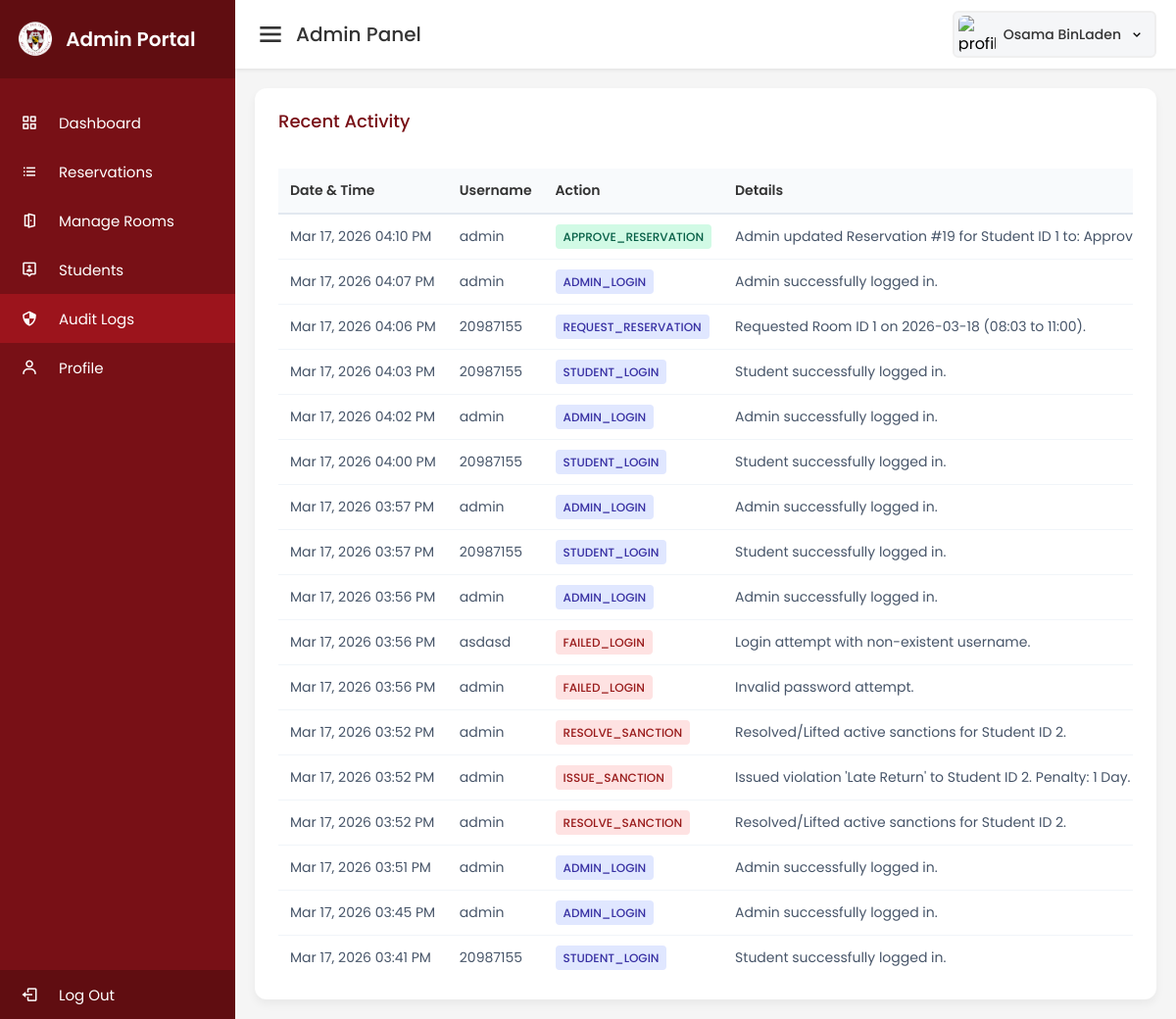
Screenshot of /admin/logs.php (signed in) with the database file from the repository.
### tables this page shows
CREATE TABLE `audit_logs` (
  `id` int(11) NOT NULL,
  `user_id` varchar(50) NOT NULL,
  `action_type` varchar(50) NOT NULL,
  `details` text NOT NULL,
  `ip_address` varchar(45) DEFAULT NULL,
  `created_at` timestamp NOT NULL DEFAULT current_timestamp()
);

### admin/logs.php (the view, shortened to what this page needs)
<?php
include '../assets/includes/db_connection.php';
$sql = "SELECT * FROM audit_logs ORDER BY created_at DESC LIMIT 50";
$result = $conn->query($sql);
$current_page = 'logs';
?>
<!DOCTYPE html>
<html lang="en">
<head>
    <link href='https://unpkg.com/boxicons@2.1.4/css/boxicons.min.css' rel='stylesheet'>
    <link rel="stylesheet" href="../assets/css/dashboard.css">
</head>
<body>
    <?php include 'sidebar.php'; ?>
    <section class="home-section">
        <?php include 'topbar.php'; ?>
        <div class="home-content">
            <div class="sales-boxes">
                <div class="recent-sales box" style="width: 100%;">
                    <div class="title">Recent Activity</div>
                    <div class="table-wrapper">
                        <table class="logs-table">
                            <thead>
                                <tr>
                                    <th>Date & Time</th>
                                    <th>Username</th>
                                    <th>Action</th>
                                    <th>Details</th>
                                </tr>
                            </thead>
                            <tbody>
                                <?php if ($result->num_rows > 0): ?>
                                    <?php while ($row = $result->fetch_assoc()): ?>
                                        <?php
                                            $badgeClass = 'badge';
                                            $action = strtoupper($row['action_type']);
                                            if (strpos($action, 'FAILED') !== false || strpos($action, 'REJECT') !== false || strpos($action, 'SANCTION') !== false) {
                                                $badgeClass .= ' badge-danger';
                                            } elseif (strpos($action, 'SUCCESS') !== false || strpos($action, 'APPROVE') !== false) {
                                                $badgeClass .= ' badge-success';
                                            }
                                        ?>
                                        <tr>
                                            <td data-label="Date"><?php echo date('M d, Y h:i A', strtotime($row['created_at'])); ?></td>
                                            <td data-label="User"><?php echo htmlspecialchars($row['user_id']); ?></td>
                                            <td data-label="Action"><span class="<?php echo $badgeClass; ?>"><?php echo htmlspecialchars($row['action_type']); ?></span></td>
                                            <td data-label="Details"><?php echo htmlspecialchars($row['details']); ?></td>
                                        </tr>
                                    <?php endwhile; ?>
                                <?php else: ?>
                                    <tr>
                                        <td colspan="5" style="text-align: center; padding: 20px;">No system logs found.</td>
                                    </tr>
                                <?php endif; ?>
                            </tbody>
                        </table>
                    </div>
                </div>
            </div>
        </div>
    </section>
</body>
</html>

### admin/sidebar.php (shortened to what this page needs)
<nav class="sidebar" id="sidebar">
    <div class="logo-details">
        <img src="../assets/css/photos/HAU Logo.png" alt="HAU Logo">
        <span class="logo_name">Admin Portal</span>
    </div>
    <ul class="nav-links">
        <li>
            <a href="dashboard.php" class="<?php echo ($current_page == 'dashboard') ? 'active' : ''; ?>">
                <i class='bx bx-grid-alt'></i>
                <span class="link_name">Dashboard</span>
            </a>
        </li>
        <li>
            <a href="reservations.php" class="<?php echo ($current_page == 'reservations') ? 'active' : ''; ?>">
                <i class='bx bx-list-ul'></i>
                <span class="link_name">Reservations</span>
            </a>
        </li>
        <li>
            <a href="rooms.php" class="<?php echo ($current_page == 'rooms') ? 'active' : ''; ?>">
                <i class='bx bx-door-open'></i>
                <span class="link_name">Manage Rooms</span>
            </a>
        </li>
        <li>
            <a href="users.php" class="<?php echo ($current_page == 'users') ? 'active' : ''; ?>">
                <i class='bx bx-user-pin'></i>
                <span class="link_name">Students</span>
            </a>
        </li>
        <li>
            <a href="logs.php" class="<?php echo ($current_page == 'logs') ? 'active' : ''; ?>">
                <i class='bx bx-shield-quarter'></i>
                <span class="link_name">Audit Logs</span>
            </a>
        </li>
         <li>
            <a href="profile.php" class="<?php echo ($current_page == 'profile') ? 'active' : ''; ?>">
                <i class='bx bx-user'></i>
                <span class="link_name">Profile</span>
            </a>
        </li>
        <li class="log_out">
            <a href="../assets/actions/logout.php">
                <i class='bx bx-log-out'></i>
                <span class="link_name">Log Out</span>
            </a>
        </li>
    </ul>
</nav>

### admin/topbar.php (shortened to what this page needs)
<?php
$_tb_pic_file = $_SESSION['profile_image'] ?? '';
$_tb_base     = dirname(__DIR__) . '/assets/uploads/profiles/';
$_tb_webpath  = '../assets/uploads/profiles/';
if (!empty($_tb_pic_file) && file_exists($_tb_base . $_tb_pic_file)) {
    $topbarProfilePic = $_tb_webpath . htmlspecialchars($_tb_pic_file);
} else {
    $topbarProfilePic = '../assets/css/photos/profile.png';
}
$topbarName = htmlspecialchars($_SESSION['name'] ?? $_SESSION['username'] ?? 'Admin');
$topbarTitle = htmlspecialchars($page_title ?? 'Admin Panel');
?>
<nav class="top-navbar">
    <div class="sidebar-button">
        <i class='bx bx-menu sidebarBtn'></i>
        <span class="dashboard"><?php echo $topbarTitle; ?></span>
    </div>
    <div class="profile-details" onclick="toggleMenu()">
        <img src="<?php echo $topbarProfilePic; ?>" alt="profile">
        <span class="admin_name"><?php echo $topbarName; ?></span>
        <i class='bx bx-chevron-down'></i>
    </div>
</nav>

### assets/css/dashboard.css (style rules this page uses)
* { margin: 0; padding: 0; box-sizing: border-box; font-family: 'Poppins', sans-serif; }
body { min-height: 100vh; background: #f4f6f9; overflow-x: hidden; }
a, button, .btn, .sidebar li, .sidebar li a { cursor: pointer !important; user-select: none; }
.sidebar { position: fixed; top: 0; left: 0; height: 100%; width: 240px; background: #781016; transition: left 0.35s ease, width 0.35s ease; z-index: 300; overflow-y: auto; overflow-x: hidden; }
.sidebar .logo-details { height: 80px; display: flex; align-items: center; padding: 0 15px; background: #600d11; overflow: hidden; white-space: nowrap; flex-shrink: 0; }
.sidebar .logo-details img { height: 40px; margin-right: 10px; min-width: 40px; transition: width 0.5s ease, margin 0.5s ease; }
.sidebar .logo-details .logo_name { color: #fff; font-size: 20px; font-weight: 600; opacity: 1; transition: opacity 0.3s ease; transition-delay: 0.1s; white-space: nowrap; }
.sidebar .nav-links { margin-top: 20px; padding-bottom: 80px; }
.sidebar .nav-links li { position: relative; list-style: none; height: 50px; }
.sidebar .nav-links li a { height: 100%; width: 100%; display: flex; align-items: center; text-decoration: none; transition: background 0.4s ease; }
.sidebar .nav-links li a.active, .sidebar .nav-links li a:hover { background: #9c141c; }
.sidebar .nav-links li i { min-width: 60px; text-align: center; font-size: 18px; color: #fff; }
.sidebar .nav-links li .link_name { color: #fff; font-size: 15px; font-weight: 400; white-space: nowrap; overflow: hidden; opacity: 1; transition: opacity 0.3s ease; }
.sidebar .nav-links .log_out { position: fixed; bottom: 0; width: 240px; background: #600d11; transition: width 0.5s ease; z-index: 201; }
.home-section { position: relative; background: #f5f5f5; min-height: 100vh; width: calc(100% - 240px); left: 240px; transition: width 0.5s ease, left 0.5s ease; }
.home-section nav, .top-navbar { display: flex; justify-content: space-between; height: 70px; background: #fff; align-items: center; position: sticky; top: 0; z-index: 100; padding: 0 20px; box-shadow: 0 1px 4px rgba(0, 0, 0, 0.1); }
.sidebar-button { display: flex; align-items: center; font-size: 20px; font-weight: 500; color: #333; gap: 10px; min-width: 0; overflow: hidden; }
.sidebar-button span { white-space: nowrap; overflow: hidden; text-overflow: ellipsis; }
.sidebar-button i { font-size: 32px; flex-shrink: 0; cursor: pointer; }
.profile-details { display: flex; align-items: center; background: #f5f6f8; border: 2px solid #efefef; border-radius: 6px; height: 48px; min-width: 170px; padding: 0 10px 0 4px; position: relative; cursor: pointer; user-select: none; flex-shrink: 0; }
.profile-details img { height: 38px; width: 38px; border-radius: 6px; object-fit: cover; }
.profile-details .admin_name { font-size: 14px; font-weight: 500; color: #333; margin: 0 8px; white-space: nowrap; overflow: hidden; text-overflow: ellipsis; max-width: 130px; }
.home-content { padding: 20px; }
.sales-boxes { display: flex; justify-content: space-between; gap: 16px; flex-wrap: wrap; }
.sales-boxes .box { background: #fff; padding: 20px 24px; border-radius: 12px; box-shadow: 0 5px 10px rgba(0, 0, 0, 0.05); user-select: none; }
.sales-boxes .recent-sales { flex: 1 1 62%; min-width: 0; }
.sales-boxes .box .title { font-size: 18px; font-weight: 500; margin-bottom: 20px; color: #781016; }
.table-wrapper { overflow-x: auto; -webkit-overflow-scrolling: touch; border-radius: 8px; }
table { width: 100%; border-collapse: collapse; margin-top: 10px; min-width: 540px; }
th, td { text-align: left; padding: 12px; border-bottom: 1px solid #eee; white-space: nowrap; }
th { font-weight: 500; color: #0A2558; background: #fafafa; }
tr:last-child td { border-bottom: none; }
.badge { padding: 4px 8px; border-radius: 4px; font-size: 12px; font-weight: 500; white-space: nowrap; }

### rows the page displays
audit_logs: created_at "Mar 17, 2026 04:10 PM", user "admin", action_type "APPROVE_RESERVATION", details "Admin updated Reservation #19 for Student ID 1 to:…"
audit_logs: created_at "Mar 17, 2026 04:07 PM", user "admin", action_type "ADMIN_LOGIN", details "Admin successfully logged in."
audit_logs: created_at "Mar 17, 2026 04:06 PM", user "20987155", action_type "REQUEST_RESERVATION", details "Requested Room ID 1 on 2026-03-18 (08:03 to 11:00)."
audit_logs: created_at "Mar 17, 2026 04:03 PM", user "20987155", action_type "STUDENT_LOGIN", details "Student successfully logged in."
audit_logs: created_at "Mar 17, 2026 04:02 PM", user "admin", action_type "ADMIN_LOGIN", details "Admin successfully logged in."
audit_logs: created_at "Mar 17, 2026 04:00 PM", user "20987155", action_type "STUDENT_LOGIN", details "Student successfully logged in."
audit_logs: created_at "Mar 17, 2026 03:57 PM", user "admin", action_type "ADMIN_LOGIN", details "Admin successfully logged in."
audit_logs: created_at "Mar 17, 2026 03:57 PM", user "20987155", action_type "STUDENT_LOGIN", details "Student successfully logged in."
audit_logs: created_at "Mar 17, 2026 03:56 PM", user "admin", action_type "ADMIN_LOGIN", details "Admin successfully logged in."
audit_logs: created_at "Mar 17, 2026 03:56 PM", user "asdasd", action_type "FAILED_LOGIN", details "Login attempt with non-existent username."
audit_logs: created_at "Mar 17, 2026 03:56 PM", user "admin", action_type "FAILED_LOGIN", details "Invalid password attempt."
audit_logs: created_at "Mar 17, 2026 03:52 PM", user "admin", action_type "RESOLVE_SANCTION", details "Resolved/Lifted active sanctions for Student ID 2."
audit_logs: created_at "Mar 17, 2026 03:52 PM", user "admin", action_type "ISSUE_SANCTION", details "Issued violation 'Late Return' to Student ID 2. Penalty: 1 Day."
audit_logs: created_at "Mar 17, 2026 03:52 PM", user "admin", action_type "RESOLVE_SANCTION", details "Resolved/Lifted active sanctions for Student ID 2."
audit_logs: created_at "Mar 17, 2026 03:51 PM", user "admin", action_type "ADMIN_LOGIN", details "Admin successfully logged in."
audit_logs: created_at "Mar 17, 2026 03:45 PM", user "admin", action_type "ADMIN_LOGIN", details "Admin successfully logged in."
audit_logs: created_at "Mar 17, 2026 03:41 PM", user "20987155", action_type "STUDENT_LOGIN", details "Student successfully logged in."

### other values shown
$topbarTitle "Admin Panel"
$topbarName "Osama BinLaden"
